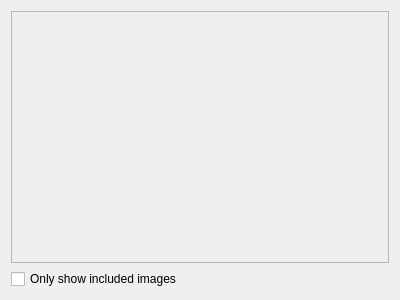
<?xml version="1.0" encoding="UTF-8"?>
<ui version="4.0">
 <class>ImageListWidget</class>
 <widget class="QWidget" name="ImageListWidget">
  <property name="geometry">
   <rect>
    <x>0</x>
    <y>0</y>
    <width>400</width>
    <height>300</height>
   </rect>
  </property>
  <property name="windowTitle">
   <string>Form</string>
  </property>
  <layout class="QVBoxLayout" name="verticalLayout_2">
   <item>
    <widget class="VerticalScrollArea" name="scrollArea">
     <property name="widgetResizable">
      <bool>true</bool>
     </property>
     <widget class="QWidget" name="scrollAreaWidgetContents">
      <property name="geometry">
       <rect>
        <x>0</x>
        <y>0</y>
        <width>380</width>
        <height>252</height>
       </rect>
      </property>
      <layout class="QVBoxLayout" name="verticalLayout"/>
     </widget>
    </widget>
   </item>
   <item>
    <widget class="QCheckBox" name="onlyIncludedImgsCheck">
     <property name="text">
      <string>Only show included images</string>
     </property>
    </widget>
   </item>
  </layout>
 </widget>
 <customwidgets>
  <customwidget>
   <class>VerticalScrollArea</class>
   <extends>QScrollArea</extends>
   <header>verticalscrollarea.h</header>
   <container>1</container>
  </customwidget>
 </customwidgets>
 <resources/>
 <connections/>
</ui>
